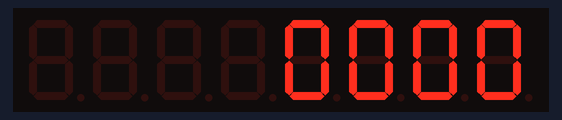
A sketch run on a simulated Arduino Uno, built with avr-gcc and run on an emulated ATmega328P. Shown: 8-digit seven-segment display.

Above: at 0.05 s.
At 5.07 s:
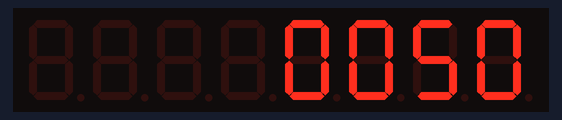
At 9.99 s:
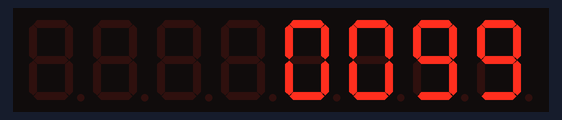
At 19.93 s:
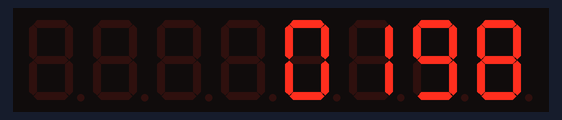
At 29.97 s:
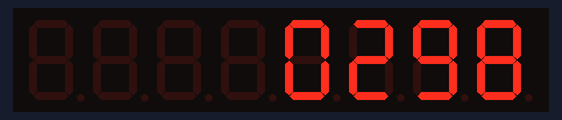
At 39.9 s:
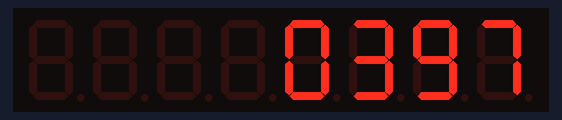

The sketch:

Display7Segx4.ino
```cpp
/*:::::::::::::::::::::::::::::::::::::::::::::::::
 * ::::::::::::::::::::::::::::::::::::::::::::::::
 * ::::Control Display 7Seg 4 digitos - MAX7219::::
 * :::::::Canal Youtube: Jorge APC ::::::::::::::::
 * :::::::::::::::::::::::::::::::::::::::::::::::*/
#include "LedControl.h"

LedControl lc=LedControl(12,11,10,1);

void setup() {
  lc.shutdown(0,false);
  lc.setIntensity(0,10);
  lc.clearDisplay(0);
}


void count() {
  for(int i=0;i<10;i++) {
    lc.setDigit(0,3,i,false);
    for(int f=0;f<10;f++){
      lc.setDigit(0,2,f,false);
        for(int g=0;g<10;g++){
          lc.setDigit(0,1,g,false);
            for(int h=0;h<10;h++){
              lc.setDigit(0,0,h,false);
              delay(100);
          }
        }
      }
  }
  lc.clearDisplay(0);
  delay(500);
}

void loop() {
  count();
}
```
